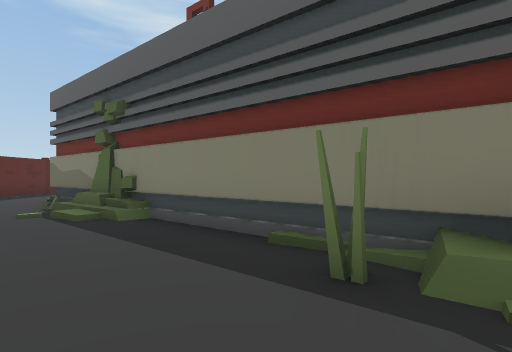
View 1 (above)

12 first-person views from a walk through a 3-D level made in the Unity game engine. The camera is 1.5 m above the floor, looks level and sees 80° across. The floor is counted in squares, 2 m on a side. Each view is taken from the middle of a square. On the plan, view 1 faces up. The plan holds only what a view shows up to about 10 squares ahead; the rest is blank. The place goes on beyond the plan. The player character is not drawn.

View 2
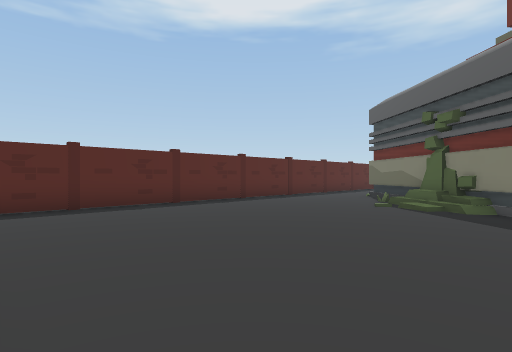

View 3
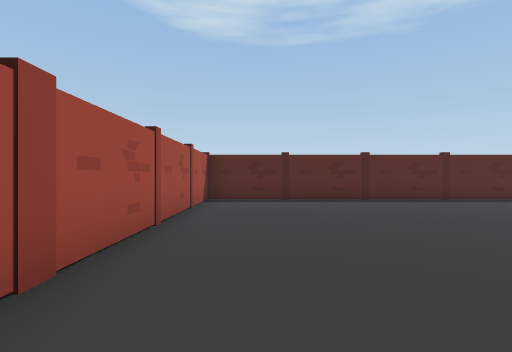

View 4
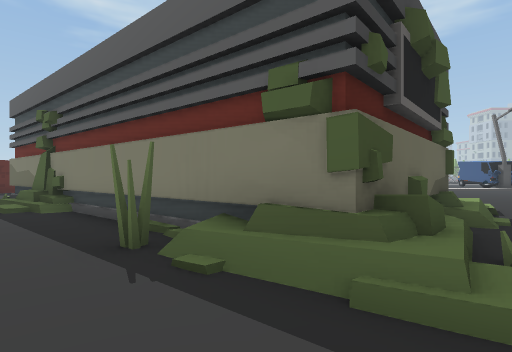

View 5
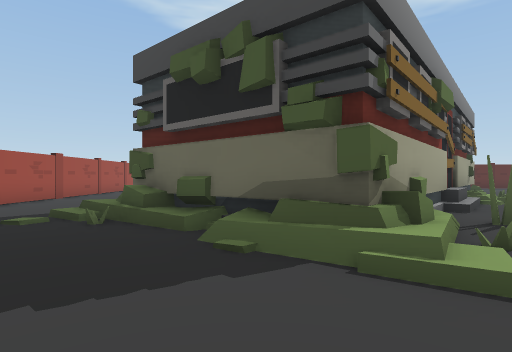

View 6
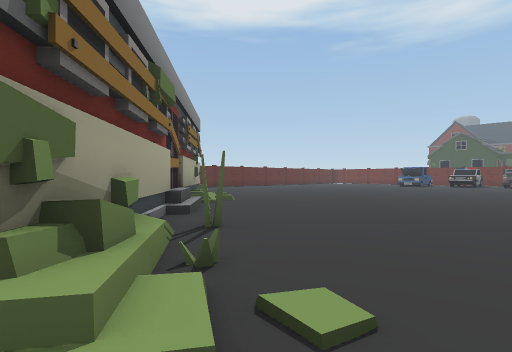

View 7
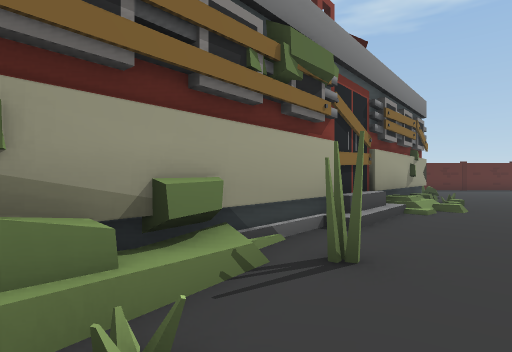

View 8
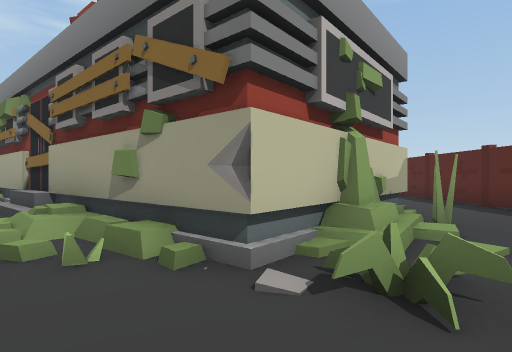

View 9
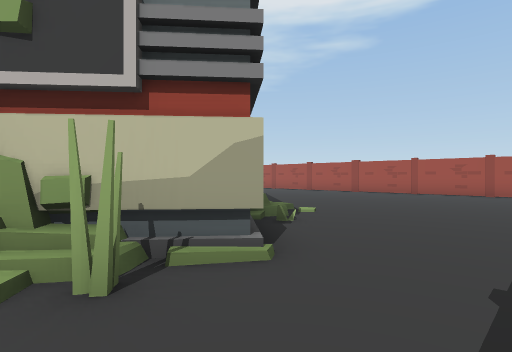

View 10
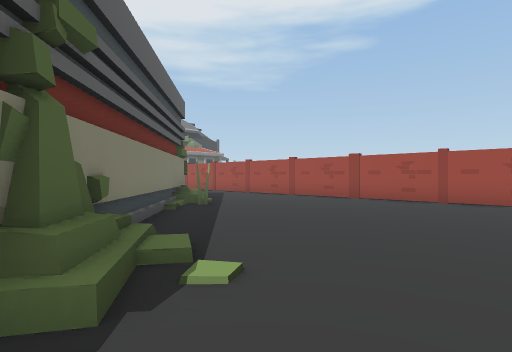

View 11
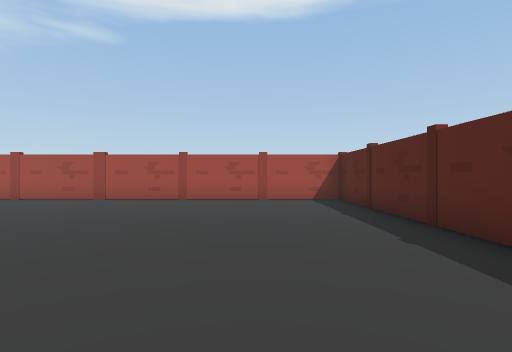

View 12
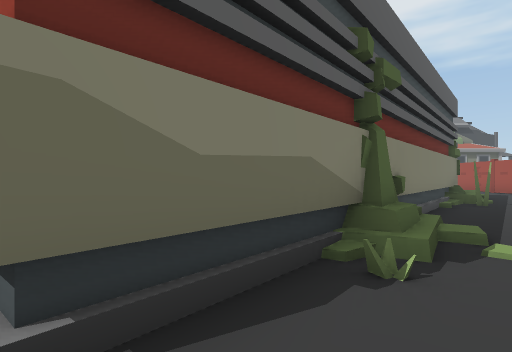

### Floor plan
Points are (right, up) in squares from view 1. A wall is a line through its corners. A room is listed if a view was taken in it or the views show most of it. See-through windows are left out.
Room 1 (views 1, 2, 3, 10, 11, 12)
walls: (-2.4, 5.9) (-6, 8.9); (-3, 6.1) (-3.7, 6.7); (0.8, 2) (0.4, 2.4); (2, 2.2) (0.3, 3.6); (-1.6, -2.5) (1.5, -2.5); (-8.6, 0.6) (-8.6, -2.5) (-5.4, -2.5); (-8.6, 7.6) (-8.6, 2.4)
low walls: (-3.8, 5.4) (-3.4, 5.9); (-2.4, 5.6) (-2.9, 6); (-2.3, 5.8) (-3.1, 6.3); (-4, 6.3) (-4.4, 6.5); (2, 2) (2.2, 2.2); (-2.3, 11.7) (-2, 12.2); (-4, 12.8) (-4.1, 12.4)
ways out: opening at (-7.3, 8) to room 2; opening at (1, -0.5) to room 2
objects: other object (-9, 1); other object (-9, 2); other object (-9, 5); other object (-8, -3); other object (-5, -3); other object (-5, 9); other object (-4, -3) to (-3, -3); other object (-4, 7) to (-3, 8); other object (-3, 12); other object (-2, -3); other object (-2, 6); other object (-2, 7); other object (-1, 5) to (0, 5); other object (0, -3); other object (0, 4) to (1, 4); other object (0, 9); other object (1, 7) to (2, 8); other object (2, 3) to (2, 4); other object (3, 4) to (4, 4); other object (3, 5) to (4, 6); other object (3, 7)
Room 2 (views 4, 5, 6, 7, 8, 9)
walls: (4, 7.9) (4.4, 7.6); (6, 5.3) (2.8, 1.5); (5.6, 5.5) (6.1, 5.2); (3.4, 7.2) (6, 5.1); (-1.6, 11.6) (-1.1, 11.4); (3, 1.4) (2, 2.2); (-2.5, 12.2) (1.9, 8.5); (-4.8, 10.8) (-4.1, 11.7); (-5, 10.1) (-4.1, 11.5); (-6, 8.9) (-3.5, 12)
low walls: (5, 6.6) (6.6, 5.5); (5.2, 6.2) (5.8, 5.7) (5.6, 5.5); (4.4, 7) (4.9, 6.6); (5.7, 5.6) (6.1, 5.2) (5.4, 4.2) (5.1, 4.4); (0.9, 9.8) (1.6, 9.2); (4.5, 3.2) (4.1, 2.6); (3.6, 2.4) (3.9, 2.1) (3.5, 1.6) (3, 1.9); (4, 2.1) (3.6, 1.5); (-1.3, 11.6) (-0.8, 11.2); (3.4, 1.7) (3, 1.3) (2, 2); (-2, 12.2) (-1.5, 11.7); (-3.9, 13) (-3.5, 13.2); (-5.3, 11.5) (-4.8, 11.3); (-5.4, 10.1) (-4.9, 10.7)
ways out: opening at (-7.3, 8) to room 1; opening at (1, -0.5) to room 1
objects: other object (-9, 8); other object (2, -3) to (3, -3)

Positions as (right, up) in squares from view 1, and headings:
1: (0, 0), facing up
2: (-1, -2), facing up-left
3: (1, -1), facing left
4: (2, -1), facing up
5: (9, 4), facing left
6: (8, 5), facing up-left
7: (7, 7), facing left
8: (-3, 15), facing down
9: (-8, 11), facing down-right
10: (-6, 7), facing down-right
11: (-6, 7), facing down
12: (-7, 8), facing right
